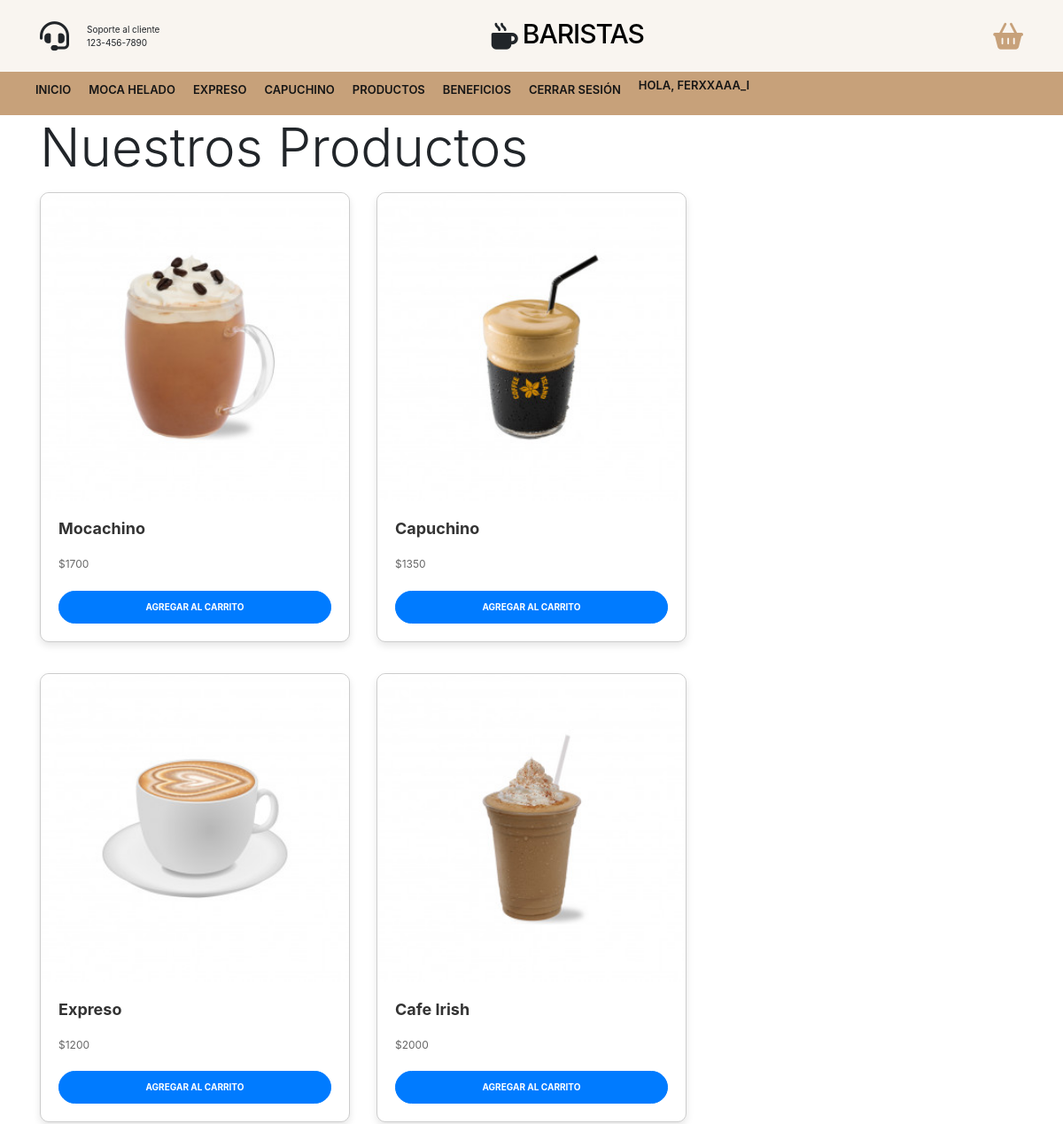
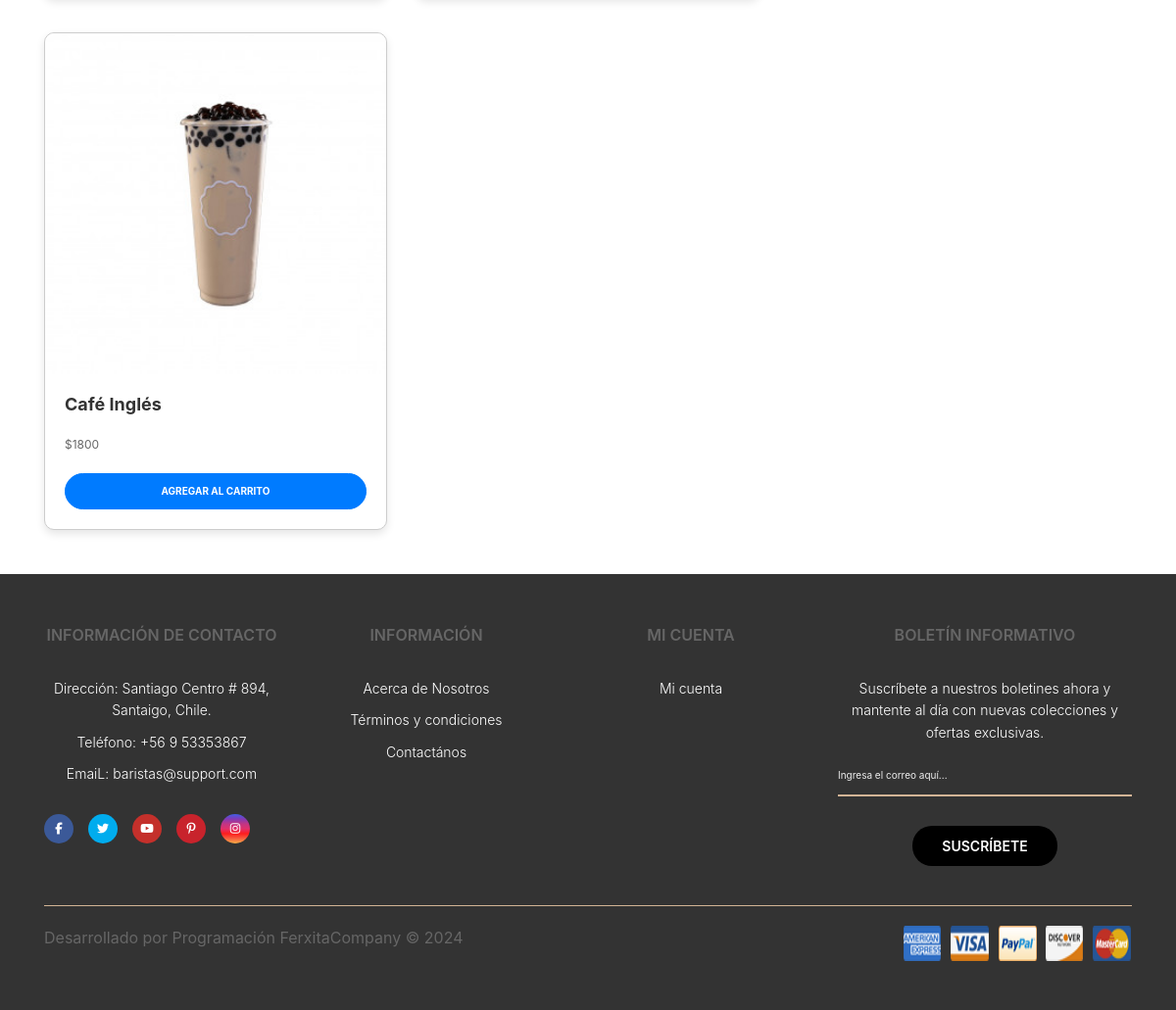
/proyecto/Tienda/ (signed in), run on the app's committed database (2 pictures, top to bottom).
### proyecto/models.py (models this page shows, shortened)
class Producto(models.Model):
    nombre = models.CharField(max_length=64)
    categoria = models.CharField(max_length=32)
    precio = models.DecimalField(max_digits=10, decimal_places=0)
    imagen = models.ImageField(upload_to='productos/', default='img/default.jpg')

### proyecto/views.py (the view)
# urls.py: path('Tienda/', tienda, name="tienda"),
def tienda(request):
    productos = Producto.objects.all()
    return render(request, "proyecto/tienda.html", {'productos': productos})

### proyecto/context_processor.py (called while the page is built)
def total_carrito(request):
    total = 0
    if request.user.is_authenticated:
        if "carrito" in request.session.keys():
            for key, value in request.session["carrito"].items():
                total += int(value["acumulado"])
    return {"total_carrito": total}

### proyecto/templates/proyecto/tienda.html (shortened to what this page needs)
{% extends 'proyecto/base.html' %}
{% load static %}
{% block content %}
<div class="container">
    <div class="row">
        <div class="col-12 align-self-center">
            <h1 class="display-1">Nuestros Productos</h1>
        </div>
    </div>
    <div class="row">
        <div class="col-lg-8">
            <div class="row" style="padding: 10px 0;">
                <div class="col-12">
                    <div class="row">
                        {% for producto in productos %}
                        <div class="col-md-6 mb-4">
                            <div class="card">
                                <img src="{{ producto.imagen.url }}" class="card-img-top" alt="{{ producto.nombre }}">
                                <div class="card-body">
                                    <h5 class="card-title">{{ producto.nombre }}</h5>
                                    <p class="card-text">${{ producto.precio }}</p>
                                    <a href="{% url 'Add' producto.id %}" class="btn btn-primary btn-block">Agregar al carrito</a>
                                </div>
                            </div>
                        </div>
                        {% endfor %}
                    </div>
                </div>
            </div>
        </div>
        <div class="col-lg-4">
        </div>
    </div>
</div>
<link rel="stylesheet" href="{% static 'css/estilos.css' %}">
{% endblock %}

### proyecto/templates/proyecto/base.html (shortened to what this page needs)
{% load static %}
<!DOCTYPE html>
<html lang="en">
	<head>
		<link rel="stylesheet"  href="{% static 'css/styles.css'  %}">
		<link rel="stylesheet" href="https://stackpath.bootstrapcdn.com/bootstrap/4.5.2/css/bootstrap.min.css">
	</head>
	<body>
		<header>
			<div class="container-hero">
				<div class="container hero">
					<div class="customer-support">
						<i class="fa-solid fa-headset"></i>
						<div class="content-customer-support">
							<span class="text">Soporte al cliente</span>
							<span class="number">123-456-7890</span>
						</div>
					</div>
					<div class="container-logo">
						<i class="fa-solid fa-mug-hot"></i>
						<h1 class="logo"><a href="{% url 'home' %}">Baristas</a></h1>
					</div>
					<div class="container-user">
						<div class="content-shopping-cart">
							<a href="{% url 'carrito' %}">
								<i class="fa-solid fa-basket-shopping"></i>
							</a>
						</div>
					</div>
				</div>
			</div>
			<div class="container-navbar">
				<nav class="navbar container">
					<ul class="menu">
						<li><a href="{% url 'home' %}">Inicio</a></li>
						<li><a href="{% url 'moca' %}">Moca Helado</a></li>
						<li><a href="{% url 'expreso' %}">Expreso</a></li>
						<li><a href="{% url 'capuchino' %}">Capuchino</a></li>
						<li><a href="{% url 'tienda' %}">Productos</a></li>
						<li><a href="{% url 'beneficio' %}">Beneficios</a></li>
						<li><a href="{% url 'logout' %}" id="logout-link">Cerrar sesión</a></li>
						<li class="dropdown">
							<div class="container-user">
								{% if user.is_authenticated %}
									<a href="{% url 'profile' %}" class="username">Hola, {{ user.username }}</a>
								{% else %}
									<a href="{% url 'login_t' %}">
										<i class="fa-solid fa-user"></i>
									</a>
								{% endif %}
							</div>
						</li>
					</ul>
				</nav>
			</div>
		</header>
        {% block content %} {% endblock %}
        <footer class="footer">
			<div class="container container-footer">
				<div class="menu-footer">
					<div class="contact-info">
						<p class="title-footer">Información de Contacto</p>
						<ul>
							<li>
								Dirección: Santiago Centro # 894, Santaigo, Chile.
							</li>
							<li>Teléfono: +56 9 53353867</li>
							<li>EmaiL: baristas@support.com</li>
						</ul>
						<div class="social-icons">
							<span class="facebook">
								<i class="fa-brands fa-facebook-f"></i>
							</span>
							<span class="twitter">
								<i class="fa-brands fa-twitter"></i>
							</span>
							<span class="youtube">
								<i class="fa-brands fa-youtube"></i>
							</span>
							<span class="pinterest">
								<i class="fa-brands fa-pinterest-p"></i>
							</span>
							<span class="instagram">
								<i class="fa-brands fa-instagram"></i>
							</span>
						</div>
					</div>
					<div class="information">
						<p class="title-footer">Información</p>
						<ul>
							<li><a href="{% url 'nosotros' %}">Acerca de Nosotros</a></li>
							<li><a href="#">Términos y condiciones</a></li>
							<li><a href="#">Contactános</a></li>
						</ul>
					</div>
					<div class="my-account">
						<p class="title-footer">Mi cuenta</p>
						<ul>
							<li><a href="{% url 'login_t' %}">Mi cuenta</a></li>
						</ul>
					</div>
					<div class="newsletter">
						<p class="title-footer">Boletín informativo</p>
						<div class="content">
							<p>
								Suscríbete a nuestros boletines ahora y mantente al
								día con nuevas colecciones y ofertas exclusivas.
							</p>
							<input type="email" id="emailInput" placeholder="Ingresa el correo aquí...">
							<button onclick="subscribe()">Suscríbete</button>
						</div>
					</div>
				</div>
				<div class="copyright">
					<p>
						Desarrollado por Programación FerxitaCompany &copy; 2024
					</p>
					<img src="{% static 'img/payment.png'  %}" alt="Pagos">
				</div>
			</div>
		</footer>
	</body>
</html>

### proyecto/static/css/styles.css (style rules this page uses)
:root { --primary-color: #c7a17a; --background-color: #f9f5f0; --dark-color: #151515; }
html { font-size: 62.5%; font-family: 'Poppins', sans-serif; }
* { margin: 0; padding: 0; box-sizing: border-box; }
.container { max-width: 120rem; margin: 0 auto; }
.container-hero { background-color: var(--background-color); }
.hero { display: flex; justify-content: space-between; align-items: center; padding: 2rem 0; }
.customer-support { display: flex; align-items: center; gap: 2rem; }
.customer-support i { font-size: 3.3rem; }
.content-customer-support { display: flex; flex-direction: column; }
.container-logo { display: flex; align-items: center; gap: 0.5rem; }
.container-logo i { font-size: 3rem; }
.container-logo h1 a { text-decoration: none; color: #000; font-size: 3rem; text-transform: uppercase; letter-spacing: -1px; }
.container-user { display: flex; gap: 1rem; cursor: pointer; }
.container-user .fa-basket-shopping { font-size: 3rem; color: var(--primary-color); padding-left: 1rem; }
.content-shopping-cart { display: flex; flex-direction: column; }
.container-navbar { background-color: var(--primary-color); }
.navbar { display: flex; justify-content: space-between; align-items: center; padding: 1rem 0; }
.menu { display: flex; gap: 2rem; }
.menu li { list-style: none; }
.menu a { text-decoration: none; font-size: 1.3rem; color: var(--dark-color); font-weight: 600; text-transform: uppercase; position: relative; }
.menu a::after { content: ''; width: 1.5rem; height: 1px; background-color: #fff; position: absolute; bottom: -3px; left: 50%; transform: translate(-50%, 50%); opacity: 0; transition: all 0.3s ease; }
.footer { background-color: var(--primary-color); }
.container-footer { display: flex; flex-direction: column; gap: 4rem; padding: 3rem; }
.menu-footer { display: grid; grid-template-columns: repeat(3, 1fr) 30rem; gap: 3rem; justify-items: center; }
.title-footer { font-weight: 600; font-size: 1.6rem; text-transform: uppercase; }
.contact-info, .information, .my-account, .newsletter { display: flex; flex-direction: column; gap: 2rem; }
.contact-info ul, .information ul, .my-account ul { display: flex; flex-direction: column; gap: 1rem; }
.contact-info ul li, .information ul li, .my-account ul li { list-style: none; color: #fff; font-size: 1.4rem; font-weight: 300; }
.information ul li a, .my-account ul li a { text-decoration: none; color: #fff; font-weight: 300; }
.social-icons { display: flex; gap: 1.5rem; }
.social-icons span { border-radius: 50%; width: 3rem; height: 3rem; display: flex; align-items: center; justify-content: center; }
.social-icons span i { color: #fff; font-size: 1.2rem; }
.facebook { background-color: #3b5998; }
.twitter { background-color: #00acee; }
.youtube { background-color: #c4302b; }
.pinterest { background-color: #c8232c; }
.instagram { background: linear-gradient( #405de6, #833ab4, #c13584, #e1306c, #fd1d1d, #f56040, #fcaf45 ); }
.content p { font-size: 1.4rem; color: #fff; font-weight: 300; }
.content input { outline: none; background: none; border: none; border-bottom: 2px solid #d2b495; cursor: pointer; padding: 0.5rem 0 1.2rem; color: var(--dark-color); display: block; margin-bottom: 3rem; margin-top: 2rem; width: 100%; font-family: inherit; }
.content button { border: none; background-color: #000; color: #fff; text-transform: uppercase; padding: 1rem 3rem; border-radius: 2rem; font-size: 1.4rem; font-family: inherit; cursor: pointer; font-weight: 600; }
.copyright { display: flex; justify-content: space-between; padding-top: 2rem; border-top: 1px solid #d2b495; }
.copyright p { font-weight: 400; font-size: 1.6rem; }
body { font-family: Arial, sans-serif; background-color: #f0f0f0; margin: 0; padding: 0; }
p, ul, li { font-size: 18px; color: #666; line-height: 1.6; }
ul { list-style-type: none; padding: 0; }
.footer { clear: both; background-color: #333; color: #fff; padding: 20px; text-align: center; }
.username { font-size: 1.3rem; color: #fff; cursor: pointer; display: flex; align-items: center; position: relative; }
.card { margin-bottom: 20px; border: 1px solid #ddd; border-radius: 8px; box-shadow: 0 2px 4px rgba(0, 0, 0, 0.1); }
.card-img-top { border-top-left-radius: 8px; border-top-right-radius: 8px; }
.card-body { padding: 15px; }
.card-title { font-size: 1.25rem; font-weight: bold; margin-bottom: 10px; }
.card-text { font-size: 1rem; color: #666; }
.btn-primary { background-color: #007bff; border-color: #007bff; }

### data on the page
Producto: imagen (picture), nombre "Mocachino", precio "1700"
Producto: imagen (picture), nombre "Capuchino", precio "1350"
Producto: imagen (picture), nombre "Expreso", precio "1200"
Producto: imagen (picture), nombre "Cafe Irish", precio "2000"
Producto: imagen (picture), nombre "Café Inglés", precio "1800"

### other printed values
{{ user.username }} "FERXXAAA_I"
